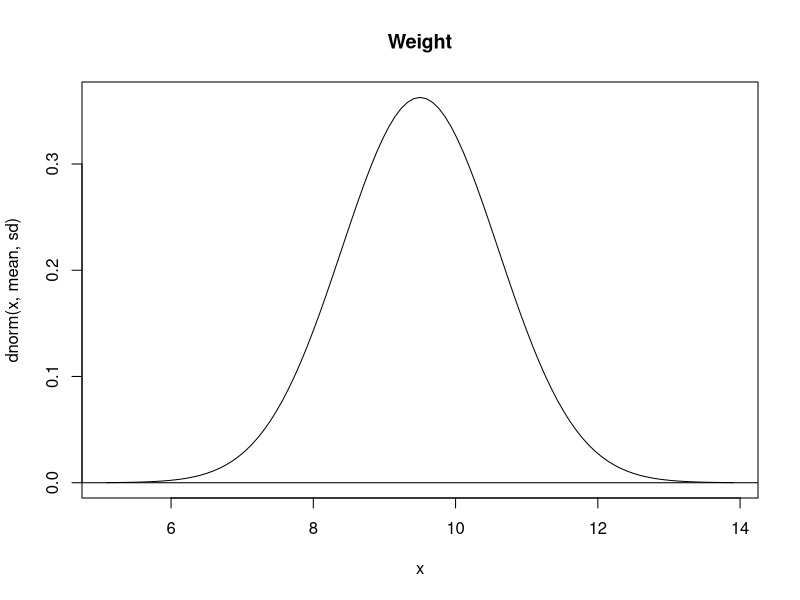
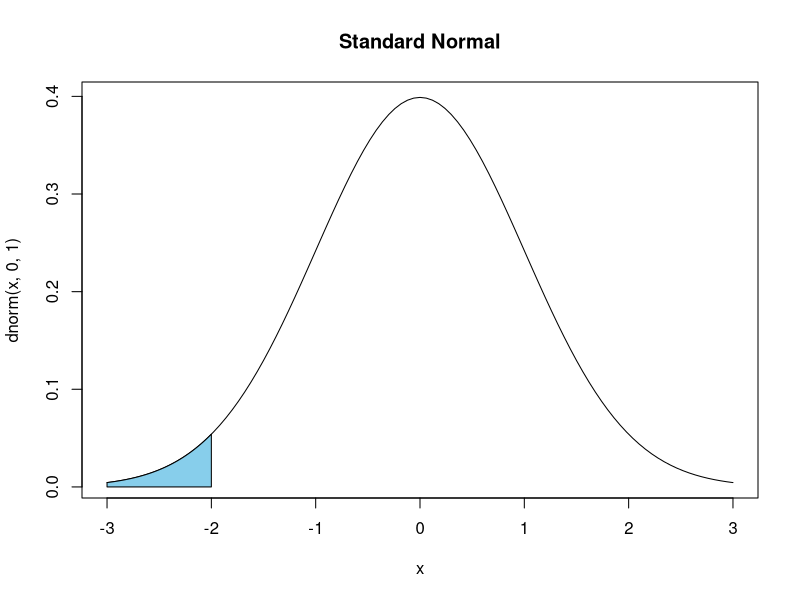
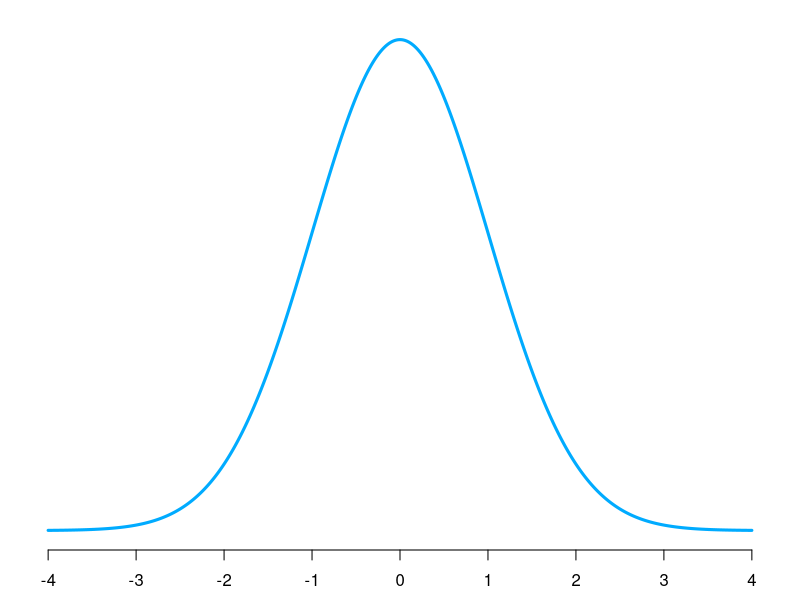
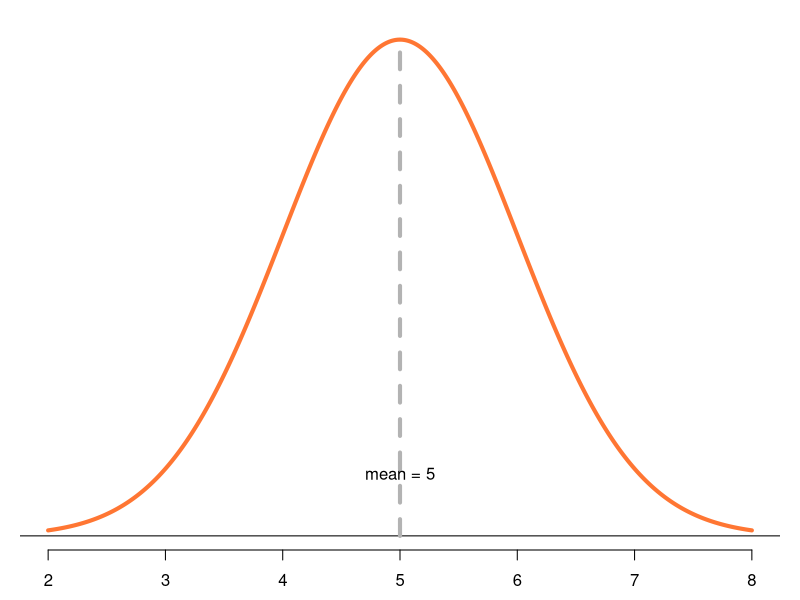
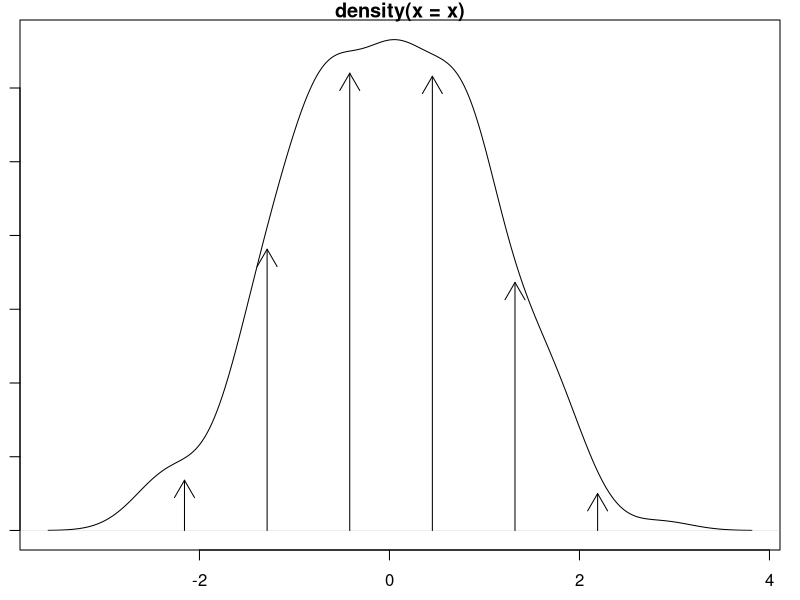

R code for these plots, in order:
# Assume the mean weight of 1 year-old girls in the us is normally distributed with a mean of
# about 9.5kg, with a sd of 1.1kg. graph the following:

# Less than 8.4kg

mean <- 9.5
sd <- 1.1

min <- mean - sd * 4
max <- mean + sd * 4

dnorm(8.4, mean, sd)

#cord.x <- c(cord.x, 8, 8)
#cord.y <- c(cord.y, dnorm(8, mean = mean, sd = sd), 0)

curve(dnorm(x, mean, sd), xlim = c(min, max), main = 'Weight')
abline(h = 0)
abline(v = dnorm(.8, mean = mean, sd = sd) )

pnorm(10, mean = mean, sd = sd)

dnorm(.8, mean = mean, sd = sd)

#polygon(cord.x, cord.y, col = 'skyblue')


cord.x <- c(-3, seq(-3, -2, 0.01), -2)
cord.y <- c(0, dnorm(seq(-3, -2, 0.01)), 0)
curve(dnorm(x, 0, 1), xlim = c(-3, 3), main = 'Standard Normal')
polygon(cord.x, cord.y, col = 'skyblue')

normal <- function(x, mu = 0, sigma = 1) {
    # x: values on x-axis
    # mu: mean value
    # sigma: standard deviation

    # output
	1 / (sigma * sqrt(2 * pi)) * exp(-0.5 * ((x - mu) / sigma) ^ 2)
}

# x-y coordinates for Standard normal curve
x <- seq(-4, 4, length.out = 500)
y <- normal(x)

# standard normal curve plot
op = par(mar = c(2.5, 1, 1, 1))
plot(x, y, type = 'l', col = '#00ABFF', lwd = 3,
	 axes = FALSE, xlab = '', ylab = '')
axis(side = 1, at = seq(-4, 4, by = 1))

# coordinates of a normal distribution (mu = 5, sigma = 1)
x <- seq(2, 8, length.out = 500)
y <- normal(x, mu = 5)

# normal curve plot
op = par(mar = c(2.5, 1, 1, 1))
plot(x, y, type = 'l', col = '#ff7633', lwd = 4,
	 axes = FALSE, xlab = '', ylab = '')
abline(h = 0)
segments(x0 = 5, y0 = 0, x1 = 5, y1 = normal(5, mu = 5),
		 col = 'gray70', lwd = 4, lty = 2)
axis(side = 1, at = seq(2, 8, 1))
text(x = 5, y = 0.05, labels = "mean = 5")


x <- rnorm(200)
dd <- density(x)
plot(dd)
ind <- seq(100, 400, len = 6)
arrows(dd$x[ind], 0, dd$x[ind], dd$y[ind] - 0.015, length = 0.2)
